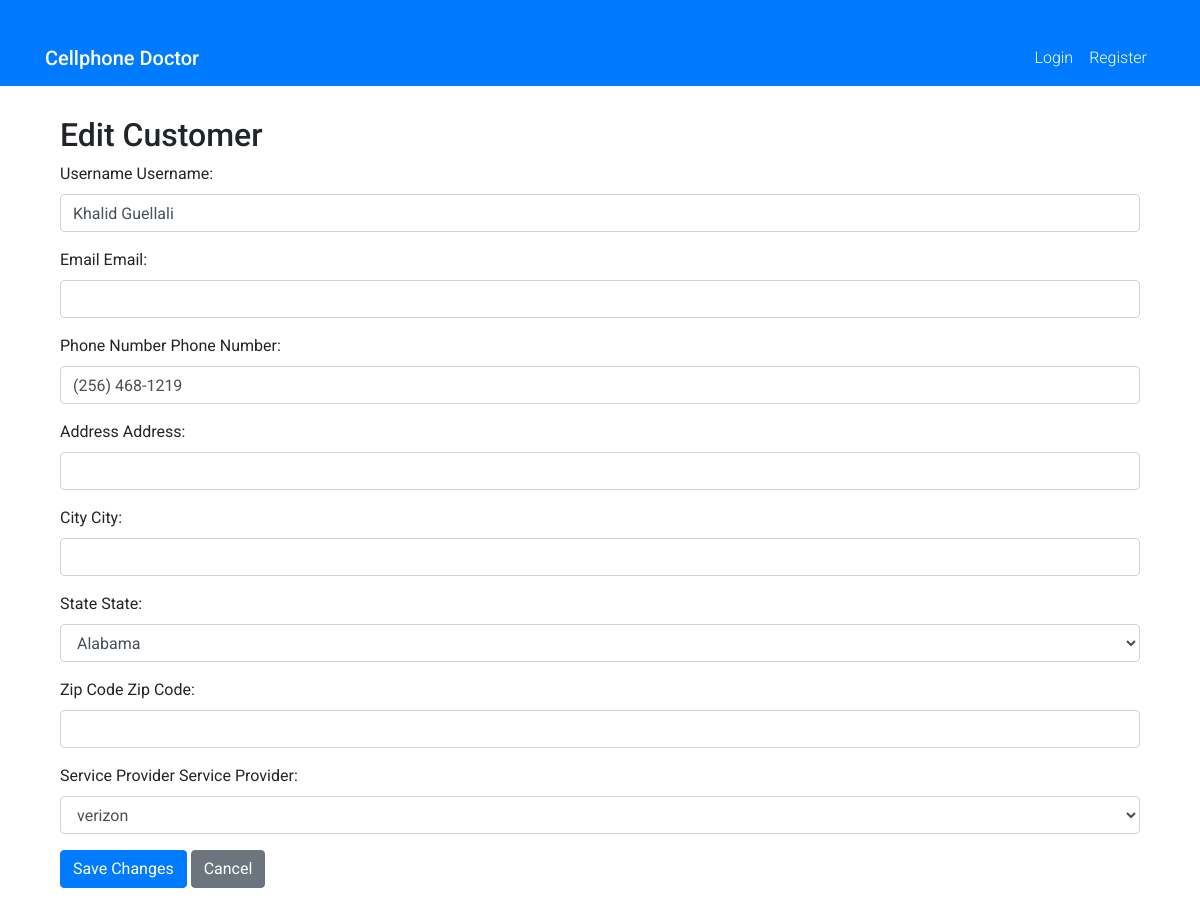
Page /store/edit_customer/3/ on the committed database.
### store/models.py (models this page shows, shortened)
class Customer(models.Model):
    username = models.CharField(max_length=50, blank=True, null=True, verbose_name='Username')
    email = models.EmailField(max_length=50, blank=True, null=True, unique=True, verbose_name='Email')
    phone = models.CharField(max_length=14, unique=True, verbose_name='Phone Number')
    address = models.CharField(max_length=100, blank=True, null=True, verbose_name='Address')
    city = models.CharField(max_length=50, blank=True, null=True, verbose_name='City')
    state = models.CharField(max_length=2, blank=True, null=True, choices=STATE_CHOICES, verbose_name='State')
    zipcode = models.CharField(max_length=10, blank=True, null=True, verbose_name='Zip Code')
    service_provider = models.CharField(max_length=50, choices=SERVICE_PROVIDER_CHOICES, default='Unknown', verbose_name='Service Provider')
    accept_devices_trade_in = models.BooleanField(default=True, verbose_name='Accept Trade-ins')
    accept_devices_buy = models.BooleanField(default=True, verbose_name='Buy Devices')
    accept_devices_sell = models.BooleanField(default=True, verbose_name='Sell Devices')
    accept_device_repair = models.BooleanField(default=True, verbose_name='Repair Devices')
    accept_sell = models.BooleanField(default=True, verbose_name='Accept Sales')
    blacklisted = models.BooleanField(default=False, verbose_name='Blacklisted')
    blacklisted_reason = models.CharField(max_length=100, default="", blank=True, null=True, verbose_name='Blacklisted Reason')
    photo = models.ImageField(upload_to='customer_photos', blank=True, null=True, verbose_name='Customer Photo')
    notes = models.TextField(max_length=500, blank=True, null=True, verbose_name='Notes')
    bio = models.TextField(max_length=500, blank=True, null=True, verbose_name='Biography')
    created_at = models.DateTimeField(auto_now_add=True, verbose_name='Created At')
    updated_at = models.DateTimeField(auto_now=True, verbose_name='Updated At')
    created_by = models.ForeignKey(User, null=True, blank=True, on_delete=models.CASCADE, related_name='customer_created_by', verbose_name='Created By')
    updated_by = models.ForeignKey(User, null=True, blank=True, on_delete=models.CASCADE, related_name='customer_updated_by', verbose_name='Updated By')
    class Meta:
        ordering = ('id',)
        verbose_name = 'Customer'
        verbose_name_plural = 'Customers'

### store/views.py (the view)
# urls.py: path('edit_customer/<int:customer_id>/', views.edit_customer, name='edit_customer'),
def edit_customer(request, customer_id):
    customer = get_object_or_404(Customer, pk=customer_id)
    if request.method == 'POST':
        form = CustomerForm(request.POST, instance=customer)
        if form.is_valid():
            form.save()
            messages.success(request, 'Customer updated successfully')
            return redirect('customer_detail', customer_id=customer.id)
    else:
        form = CustomerForm(instance=customer)
    return render(request, 'store/edit_customer.html', {'form': form, 'customer': customer})

### store/forms.py (shortened to what this page needs)
class CustomerForm(forms.ModelForm):
    class Meta:
        model = Customer
        fields = ['username', 'email', 'phone', 'address', 'city', 'state', 'zipcode', 'service_provider']

### store/templates/store/edit_customer.html (shortened to what this page needs)
{% extends 'base.html' %}
{% load widget_tweaks %}
{% block content %}
    <div class="container">
        <h2>Edit Customer</h2>
        <form method="post" class="edit-customer-form">
            {% for field in form %}
            <div class="form-group">
                <label for="{{ field.auto_id }}">{{ field.label }}</label>
                {{ field.label_tag }} {{ field|add_class:'form-control' }}
            </div>
            {% endfor %}
            <div class="form-group">
                <button type="submit" class="btn btn-primary">Save Changes</button>
                <a href="{% url 'customer_detail' customer_id=customer.id %}" class="btn btn-secondary">Cancel</a>
            </div>
        </form>
    </div>
{% endblock %}

### static/css/styles.css (style rules this page uses)
body { font-family: 'Roboto', sans-serif; }
.container { margin-top: 30px; }

### rows in the picture
Customer: form "Khalid Guellali" "(256) 468-1219" "Alabama" "verizon"

### other values in the picture
{{ field.label }} "Username" "Email" "Phone Number" "Address" "City" "State" "Zip Code" "Service Provider"
{{ field.label_tag }} "Username:" "Email:" "Phone Number:" "Address:" "City:" "State:" "Zip Code:" "Service Provider:"
